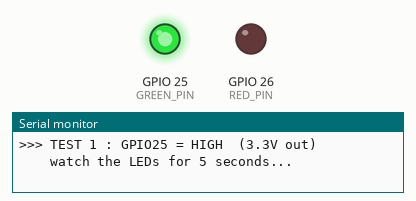
Bench run of a sketch on a simulated ESP32. Parts: output pins drawn as LEDs (lit = HIGH), the last lines printed to the serial monitor.

Above: at 3.8 s.
At 15.2 s:
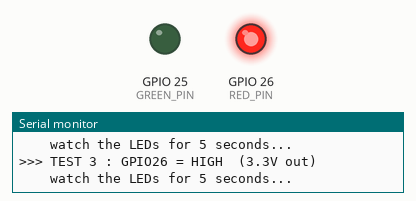
At 26.6 s:
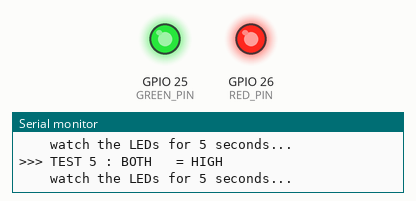
At 33.8 s:
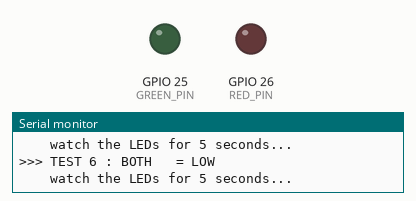
Timing chart, 0 to 49.3 s (numbered marks = the images above):
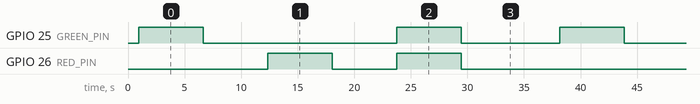

Measured:
- by itself, GPIO 25 (GREEN_PIN): repeats every 37.2 s: LOW 17.1 s, HIGH 5.7 s, LOW 8.7 s, HIGH 5.7 s
- by itself, GPIO 26 (RED_PIN): repeats every 37.2 s: LOW 5.7 s, HIGH 5.7 s, LOW 20.1 s, HIGH 5.7 s
- by itself, everything shown: repeats every 37.2 s, in 6 steps

The sketch:

led_test.ino
```cpp
/*
 * =============================================================================
 *  L-SIAMS — LED wiring tester  (standalone diagnostic)
 * =============================================================================
 *
 *  WHAT THIS IS FOR
 *  The two status LEDs are not lighting, and on a soldered board we cannot
 *  probe with a meter. So instead of guessing, this sketch drives GPIO 25 and
 *  GPIO 26 through EVERY combination of level, one at a time, and announces
 *  each step on the serial monitor. You watch the LEDs and tell me which TEST
 *  number lit which colour.
 *
 *  HOW TO USE
 *   1. Upload THIS sketch to the ESP32 (it replaces the main one for now —
 *      that is fine, we put the real one back after).
 *   2. Open Serial Monitor at 115200 baud.
 *   3. Watch the two LEDs. Each test runs for 5 seconds and prints its name.
 *   4. Note which TEST number makes GREEN light, and which makes RED light.
 *      Tip: cup a hand over the LEDs / dim the room so a faint glow shows.
 *   5. Tell me the results. Then re-upload the real L_SIAMS_Bench sketch.
 *
 *  It changes nothing permanent and touches no Wi-Fi / API credentials.
 *
 *  If your wires actually went to different pins than 25/26, change GREEN_PIN
 *  and RED_PIN below to match and re-upload.
 * =============================================================================
 */

const int GREEN_PIN = 25;   // wire you called "green"
const int RED_PIN   = 26;   // wire you called "red"

const uint32_t HOLD_MS = 5000;   // how long each test is held so you can look

/* Release both pins to high-impedance input so neither is driving a LED —
 * used between tests so only the pin under test can change anything. */
static void releaseBoth() {
  pinMode(GREEN_PIN, INPUT);
  pinMode(RED_PIN,   INPUT);
}

/* Drive ONE pin to a fixed level, hold, announce, then release. */
static void driveOne(int pin, int level, const char *name) {
  releaseBoth();
  pinMode(pin, OUTPUT);
  digitalWrite(pin, level);

  Serial.println();
  Serial.print(">>> ");
  Serial.println(name);
  Serial.println("    watch the LEDs for 5 seconds...");

  delay(HOLD_MS);

  releaseBoth();
  delay(700);
}

/* Drive BOTH pins to a level at once. */
static void driveBoth(int level, const char *name) {
  pinMode(GREEN_PIN, OUTPUT);
  pinMode(RED_PIN,   OUTPUT);
  digitalWrite(GREEN_PIN, level);
  digitalWrite(RED_PIN,   level);

  Serial.println();
  Serial.print(">>> ");
  Serial.println(name);
  Serial.println("    watch the LEDs for 5 seconds...");

  delay(HOLD_MS);

  releaseBoth();
  delay(700);
}

void setup() {
  Serial.begin(115200);
  delay(900);

  releaseBoth();

  Serial.println();
  Serial.println("=================================================");
  Serial.println(" L-SIAMS  LED WIRING TESTER");
  Serial.println("=================================================");
  Serial.println(" GREEN wire is on GPIO 25, RED wire is on GPIO 26.");
  Serial.println();
  Serial.println(" Watch the LEDs and note which TEST lights which:");
  Serial.println("  - lights on a LOW test  -> active-low wiring");
  Serial.println("      (VCC -> LED -> resistor -> GPIO)");
  Serial.println("  - lights on a HIGH test -> active-high wiring");
  Serial.println("      (GPIO -> resistor -> LED -> GND)");
  Serial.println("  - green lights on a GPIO26 test (or red on 25)");
  Serial.println("      -> the two wires are swapped");
  Serial.println("  - NOTHING lights in any test -> broken solder joint,");
  Serial.println("      LED in backwards, dead LED, or no power to the board");
  Serial.println("=================================================");
}

void loop() {
  driveOne(GREEN_PIN, HIGH, "TEST 1 : GPIO25 = HIGH  (3.3V out)");
  driveOne(GREEN_PIN, LOW,  "TEST 2 : GPIO25 = LOW   (0V / sink)");
  driveOne(RED_PIN,   HIGH, "TEST 3 : GPIO26 = HIGH  (3.3V out)");
  driveOne(RED_PIN,   LOW,  "TEST 4 : GPIO26 = LOW   (0V / sink)");
  driveBoth(HIGH,           "TEST 5 : BOTH   = HIGH");
  driveBoth(LOW,            "TEST 6 : BOTH   = LOW");

  Serial.println();
  Serial.println("----- full cycle done, repeating in 3 seconds -----");
  delay(3000);
}
```
